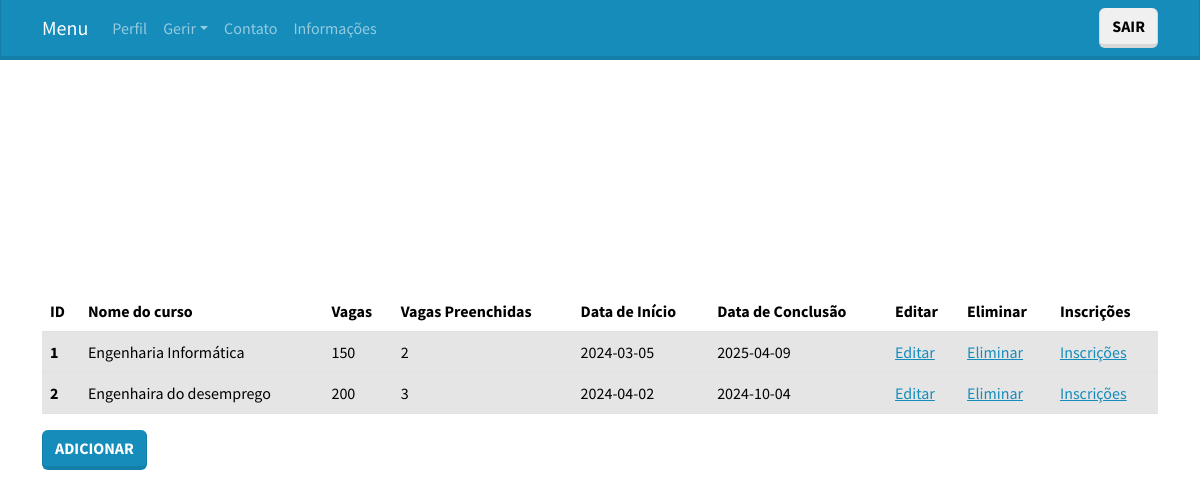
/paginas/cursos.php (signed in), run on an earlier commit of the app's database.
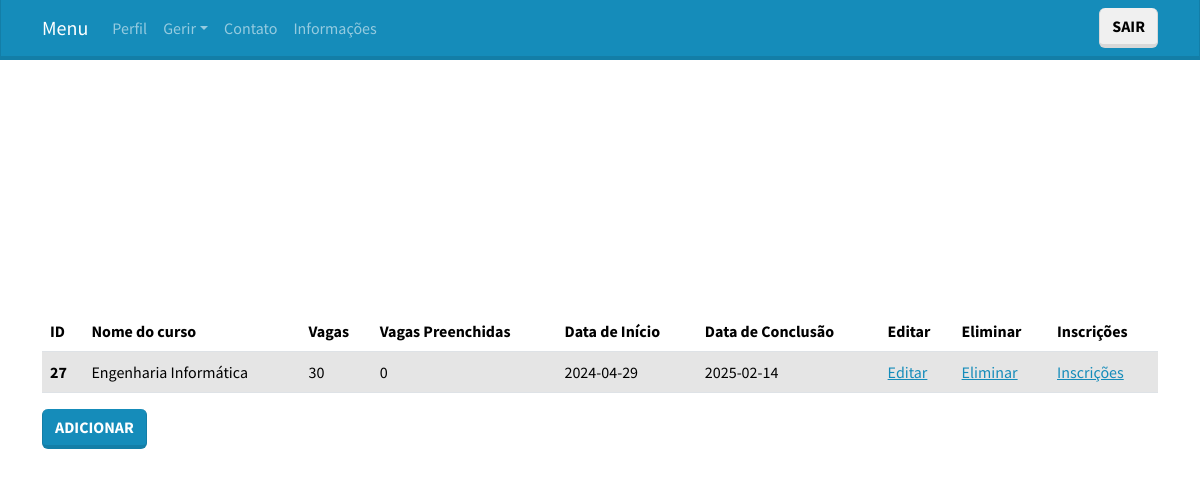
And on a later commit of the database.
### tables this page shows
CREATE TABLE `curso` (
  `id_curso` int(40) NOT NULL,
  `nome` varchar(100) NOT NULL,
  `descricao` varchar(100) NOT NULL,
  `vagas` int(40) NOT NULL,
  `vagas_preenchidas` int(40) NOT NULL,
  `data_inicio` date NOT NULL,
  `data_fim` date NOT NULL,
  `metodo_selecao` varchar(100) NOT NULL
);

### paginas/cursos.php (the view, shortened to what this page needs)
<!DOCTYPE html>
<?php
    include 'cabecalho.php';
?>
<?php if (!empty($_SESSION['tipo_utilizador']) && ($_SESSION['tipo_utilizador'] == 1 || $_SESSION['tipo_utilizador'] == 3)) : ?>
<html lang="pt">
<head>
    <link rel="stylesheet" href="bootstrap.css">
</head>
<body>
    <div class="container d-flex justify-content-center align-items-center" style="height: 80vh;">
        <div class="card-body">
            <table class="table table-hover">
                <thead>
                    <tr>
                        <th scope="col">ID</th>
                        <th scope="col">Nome do curso</th>
                        <th scope="col">Vagas</th>
                        <th scope="col">Vagas Preenchidas</th>
                        <th scope="col">Data de Início</th>
                        <th scope="col">Data de Conclusão</th>
                        <?php
                        if($_SESSION['tipo_utilizador'] == 3){
                            ?>
                            <th scope="col">Editar</th>
                            <th scope="col">Eliminar</th>
                            <th scope="col">Inscrições</th>
                            <?php
                        } else {
                            ?>
                            <th scope="col">Inscrição</th>
                            <?php
                        }
                        ?>
                    </tr>
                </thead>
                <tbody>
                    <?php
                    if($_SESSION['tipo_utilizador'] == 3){
                        $sql = "SELECT * FROM curso";
                        $result = mysqli_query($conn, $sql);
                        while ($row = mysqli_fetch_assoc($result)) {
                            ?>
                            <tr class="table-active">
                                <th scope="row"><?php echo $row['id_curso']; ?></th>
                                <td><?php echo $row['nome']; ?></td>
                                <td><?php echo $row['vagas']; ?></td>
                                <td><?php echo $row['vagas_preenchidas']; ?></td>
                                <td><?php echo $row['data_inicio']; ?></td>
                                <td><?php echo $row['data_fim']; ?></td>
                                <td><a href="editarCursoformulario.php?id=<?php echo $row['id_curso']; ?>">Editar</a></td>
                                <td><a href="eliminarCursoformulario.php?id=<?php echo $row['id_curso']; ?>">Eliminar</a></td>
                                <td><a href="eliminarCursoformulario.php?id=<?php echo $row['id_curso']; ?>">Inscrições</a></td>
                            </tr>
                            <?php
                        }
                    } else if($_SESSION['tipo_utilizador'] == 1){
                        $sql = "SELECT c.*
                            FROM curso c
                            WHERE NOT EXISTS (
                                SELECT 1
                                FROM inscricao i
                                WHERE i.id_curso = c.id_curso
                                AND i.id_utilizador = '{$_SESSION['id_utilizador']}')
                                AND c.vagas_preenchidas < c.vagas";
                        $result = mysqli_query($conn, $sql);
                        while ($row = mysqli_fetch_assoc($result)){
                            ?>
                            <tr class="table-active">
                                <th scope="row"><?php echo $row['id_curso']; ?></th>
                                <td><?php echo $row['nome']; ?></td>
                                <td><?php echo $row['vagas']; ?></td>
                                <td><?php echo $row['vagas_preenchidas']; ?></td>
                                <td><?php echo $row['data_inicio']; ?></td>
                                <td><?php echo $row['data_fim']; ?></td>
                                <td><a href="inscricaoformulario.php?id=<?php echo $row['id_curso']; ?>">Inscrever-se</a></td>
                            </tr>
                            <?php
                        }
                    }
                    ?>
                </tbody>
            </table>
            <?php
            if($_SESSION['tipo_utilizador'] == 3){
                ?>
                <a type="button" class="btn btn-primary" href="adicionarCursoformulario.php">Adicionar</a>
                <?php
            }?>
        </div>
    </div>
</body>
</html>
<?php else:
    header("Location:Erro.php");
?>
<?php endif ?>

What changed in the data, as far as the page shows it:
removed curso: id_curso "1", nome "Engenharia Informática", vagas "150", vagas_preenchidas "2", data_inicio "2024-03-05", data_fim "2025-04-09"
removed curso: id_curso "2", nome "Engenhaira do desemprego", vagas "200", vagas_preenchidas "3", data_inicio "2024-04-02", data_fim "2024-10-04"
added curso: id_curso "27", nome "Engenharia Informática", vagas "30", vagas_preenchidas "0", data_inicio "2024-04-29", data_fim "2025-02-14"
